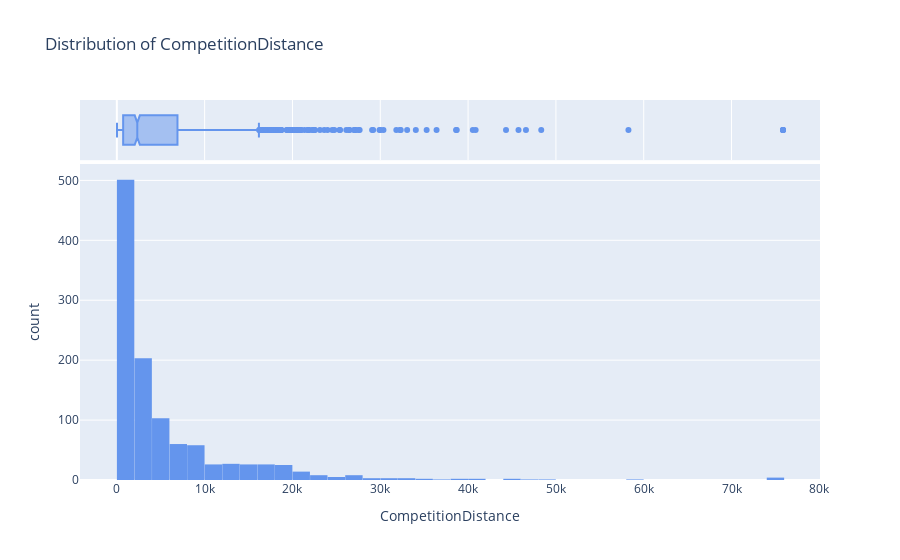

Notebook cell for this chart:
### Markdown cell above
### CompetitionDistance

### Code cell
plotly_plot_hist(store_df, 'CompetitionDistance')

### Figure 1 — Plotly figure (JSON) as saved in the notebook; plotly's stock layout.template omitted (floating-point values rounded to 4 significant figures; data arrays with more than 128 entries replaced by an {"elided": "..."} marker saying what was removed)
{"data": [{"alignmentgroup": "True", "bingroup": "x", "hovertemplate": "CompetitionDistance=%{x}<br>count=%{y}<extra></extra>", "legendgroup": "", "marker": {"color": "cornflowerblue", "pattern": {"shape": ""}}, "name": "", "offsetgroup": "", "orientation": "v", "showlegend": false, "type": "histogram", "x": {"elided": "1115 int values"}, "xaxis": "x", "yaxis": "y"}, {"alignmentgroup": "True", "hovertemplate": "CompetitionDistance=%{x}<extra></extra>", "legendgroup": "", "marker": {"color": "cornflowerblue"}, "name": "", "notched": true, "offsetgroup": "", "showlegend": false, "type": "box", "x": {"elided": "1115 int values"}, "xaxis": "x2", "yaxis": "y2"}], "layout": {"bargap": 0.01, "barmode": "relative", "legend": {"tracegroupgap": 0}, "title": {"text": "Distribution of CompetitionDistance"}, "xaxis": {"anchor": "y", "domain": [0, 1], "title": {"text": "CompetitionDistance"}}, "xaxis2": {"anchor": "y2", "domain": [0, 1], "matches": "x", "showgrid": true, "showticklabels": false}, "yaxis": {"anchor": "x", "domain": [0, 0.8316], "title": {"text": "count"}}, "yaxis2": {"anchor": "x2", "domain": [0.8416, 1], "matches": "y2", "showgrid": false, "showline": false, "showticklabels": false, "ticks": ""}}}
